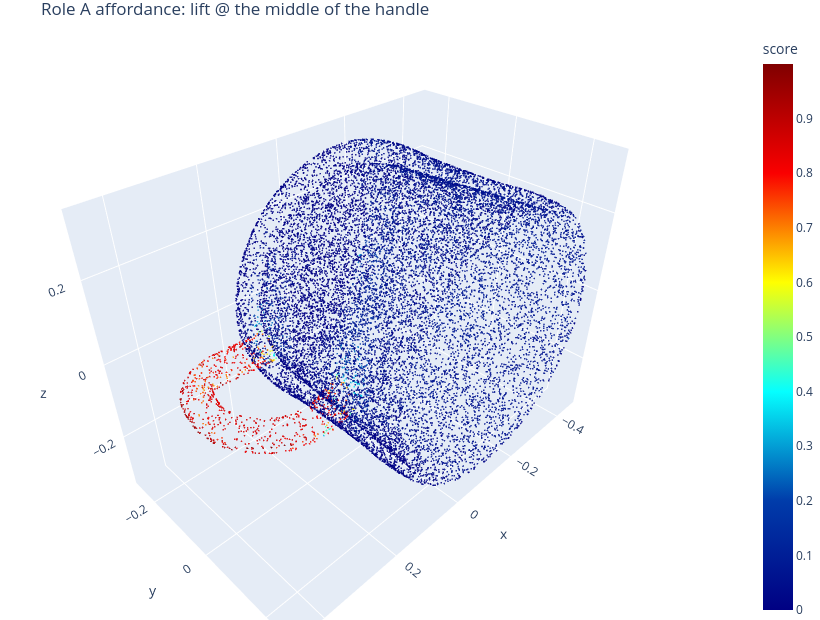

The notebook cell saved with this chart:
### Markdown cell above
**Verify voting** — per-view masks fuse into a 3D heatmap on the affogato canvas (each role's region lights up: A, then B).

### Code cell
show_cloud(xyz, scoreA, f"Role A affordance: {roleA['role']} @ {roleA['contact_region']}",
           cmin=0, cmax=max(0.2, float(scoreA.max())), colorscale="Jet", colorbar=True).show()

### Figure 1 — Plotly figure (JSON) as saved in the notebook; plotly's stock layout.template omitted (floating-point values rounded to 4 significant figures; data arrays with more than 128 entries replaced by an {"elided": "..."} marker saying what was removed)
{"data": [{"marker": {"cmax": 0.9998, "cmin": 0, "color": {"elided": "16384 float values"}, "colorbar": {"title": {"text": "score"}}, "colorscale": [[0, "rgb(0,0,131)"], [0.2, "rgb(0,60,170)"], [0.4, "rgb(5,255,255)"], [0.6, "rgb(255,255,0)"], [0.8, "rgb(250,0,0)"], [1, "rgb(128,0,0)"]], "opacity": 0.85, "size": 1}, "mode": "markers", "type": "scatter3d", "x": {"elided": "16384 float values"}, "y": {"elided": "16384 float values"}, "z": {"elided": "16384 float values"}}], "layout": {"height": 620, "margin": {"b": 0, "l": 0, "r": 0, "t": 30}, "scene": {"aspectmode": "data"}, "title": {"text": "Role A affordance: lift @ the middle of the handle"}, "width": 820}}
